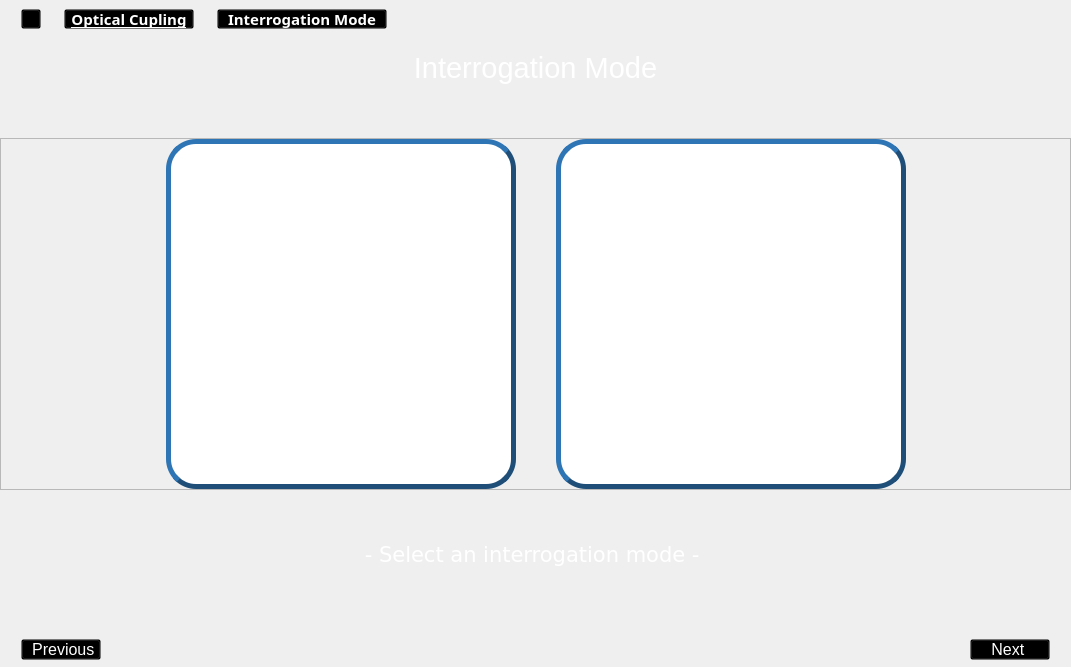
        <widget class="QWidget" name="interrogation_window">
         <layout class="QVBoxLayout" name="verticalLayout_20">
          <property name="spacing">
           <number>0</number>
          </property>
          <property name="leftMargin">
           <number>0</number>
          </property>
          <property name="topMargin">
           <number>0</number>
          </property>
          <property name="rightMargin">
           <number>0</number>
          </property>
          <property name="bottomMargin">
           <number>0</number>
          </property>
          <item>
           <widget class="QFrame" name="frame_hierarq_5">
            <property name="styleSheet">
             <string notr="true">background:transparent;</string>
            </property>
            <property name="frameShape">
             <enum>QFrame::StyledPanel</enum>
            </property>
            <property name="frameShadow">
             <enum>QFrame::Raised</enum>
            </property>
            <layout class="QHBoxLayout" name="horizontalLayout_27">
             <property name="spacing">
              <number>8</number>
             </property>
             <property name="leftMargin">
              <number>20</number>
             </property>
             <property name="topMargin">
              <number>8</number>
             </property>
             <property name="rightMargin">
              <number>8</number>
             </property>
             <property name="bottomMargin">
              <number>8</number>
             </property>
             <item>
              <widget class="QPushButton" name="btn_home_2">
               <property name="minimumSize">
                <size>
                 <width>20</width>
                 <height>20</height>
                </size>
               </property>
               <property name="maximumSize">
                <size>
                 <width>20</width>
                 <height>20</height>
                </size>
               </property>
               <property name="cursor">
                <cursorShape>PointingHandCursor</cursorShape>
               </property>
               <property name="text">
                <string/>
               </property>
               <property name="icon">
                <iconset resource="icons_.qrc">
                 <normaloff>:/icons/icons/casa.png</normaloff>:/icons/icons/casa.png</iconset>
               </property>
               <property name="iconSize">
                <size>
                 <width>20</width>
                 <height>20</height>
                </size>
               </property>
              </widget>
             </item>
             <item>
              <widget class="QLabel" name="label_8">
               <property name="maximumSize">
                <size>
                 <width>10</width>
                 <height>10</height>
                </size>
               </property>
               <property name="text">
                <string/>
               </property>
               <property name="pixmap">
                <pixmap resource="icons_.qrc">:/icons/icons/simbolo-de-setas-duplas-para-a-direita-para-avancar.png</pixmap>
               </property>
               <property name="scaledContents">
                <bool>true</bool>
               </property>
              </widget>
             </item>
             <item>
              <widget class="QPushButton" name="btn_coupling_2">
               <property name="sizePolicy">
                <sizepolicy hsizetype="Maximum" vsizetype="Fixed">
                 <horstretch>0</horstretch>
                 <verstretch>0</verstretch>
                </sizepolicy>
               </property>
               <property name="minimumSize">
                <size>
                 <width>130</width>
                 <height>20</height>
                </size>
               </property>
               <property name="maximumSize">
                <size>
                 <width>130</width>
                 <height>20</height>
                </size>
               </property>
               <property name="font">
                <font>
                 <family>Segoe UI Semibold</family>
                 <pointsize>11</pointsize>
                 <weight>75</weight>
                 <bold>true</bold>
                 <underline>true</underline>
                </font>
               </property>
               <property name="cursor">
                <cursorShape>PointingHandCursor</cursorShape>
               </property>
               <property name="styleSheet">
                <string notr="true">color: rgb(255, 255, 255);</string>
               </property>
               <property name="text">
                <string>Optical Cupling</string>
               </property>
               <property name="checked">
                <bool>false</bool>
               </property>
              </widget>
             </item>
             <item>
              <widget class="QLabel" name="label_19">
               <property name="maximumSize">
                <size>
                 <width>10</width>
                 <height>10</height>
                </size>
               </property>
               <property name="text">
                <string/>
               </property>
               <property name="pixmap">
                <pixmap resource="icons_.qrc">:/icons/icons/simbolo-de-setas-duplas-para-a-direita-para-avancar.png</pixmap>
               </property>
               <property name="scaledContents">
                <bool>true</bool>
               </property>
              </widget>
             </item>
             <item>
              <widget class="QPushButton" name="btn_interrogation">
               <property name="sizePolicy">
                <sizepolicy hsizetype="Maximum" vsizetype="Fixed">
                 <horstretch>0</horstretch>
                 <verstretch>0</verstretch>
                </sizepolicy>
               </property>
               <property name="minimumSize">
                <size>
                 <width>170</width>
                 <height>20</height>
                </size>
               </property>
               <property name="maximumSize">
                <size>
                 <width>170</width>
                 <height>20</height>
                </size>
               </property>
               <property name="font">
                <font>
                 <family>Segoe UI Semibold</family>
                 <pointsize>11</pointsize>
                 <weight>75</weight>
                 <bold>true</bold>
                 <underline>false</underline>
                </font>
               </property>
               <property name="cursor">
                <cursorShape>PointingHandCursor</cursorShape>
               </property>
               <property name="autoFillBackground">
                <bool>false</bool>
               </property>
               <property name="styleSheet">
                <string notr="true">color: rgb(255, 255, 255);</string>
               </property>
               <property name="text">
                <string>Interrogation Mode</string>
               </property>
               <property name="checkable">
                <bool>false</bool>
               </property>
               <property name="checked">
                <bool>false</bool>
               </property>
               <property name="autoDefault">
                <bool>false</bool>
               </property>
               <property name="default">
                <bool>false</bool>
               </property>
              </widget>
             </item>
             <item>
              <spacer name="horizontalSpacer_42">
               <property name="orientation">
                <enum>Qt::Horizontal</enum>
               </property>
               <property name="sizeHint" stdset="0">
                <size>
                 <width>675</width>
                 <height>15</height>
                </size>
               </property>
              </spacer>
             </item>
            </layout>
           </widget>
          </item>
          <item>
           <widget class="QLabel" name="Interrogatio_label_2">
            <property name="minimumSize">
             <size>
              <width>0</width>
              <height>60</height>
             </size>
            </property>
            <property name="font">
             <font>
              <pointsize>20</pointsize>
             </font>
            </property>
            <property name="text">
             <string>&lt;html&gt;&lt;head/&gt;&lt;body&gt;&lt;p align=&quot;center&quot;&gt;&lt;span style=&quot; font-size:22pt; color:#ffffff;&quot;&gt;Interrogation Mode&lt;/span&gt;&lt;/p&gt;&lt;/body&gt;&lt;/html&gt;</string>
            </property>
           </widget>
          </item>
          <item>
           <spacer name="verticalSpacer_19">
            <property name="orientation">
             <enum>Qt::Vertical</enum>
            </property>
            <property name="sizeType">
             <enum>QSizePolicy::Expanding</enum>
            </property>
            <property name="sizeHint" stdset="0">
             <size>
              <width>20</width>
              <height>40</height>
             </size>
            </property>
           </spacer>
          </item>
          <item>
           <widget class="QFrame" name="frame_AIM_WIM_2">
            <property name="minimumSize">
             <size>
              <width>680</width>
              <height>350</height>
             </size>
            </property>
            <property name="frameShape">
             <enum>QFrame::StyledPanel</enum>
            </property>
            <property name="frameShadow">
             <enum>QFrame::Raised</enum>
            </property>
            <layout class="QHBoxLayout" name="horizontalLayout_28">
             <property name="spacing">
              <number>0</number>
             </property>
             <property name="leftMargin">
              <number>0</number>
             </property>
             <property name="topMargin">
              <number>0</number>
             </property>
             <property name="rightMargin">
              <number>0</number>
             </property>
             <property name="bottomMargin">
              <number>0</number>
             </property>
             <item>
              <spacer name="horizontalSpacer_43">
               <property name="orientation">
                <enum>Qt::Horizontal</enum>
               </property>
               <property name="sizeHint" stdset="0">
                <size>
                 <width>40</width>
                 <height>20</height>
                </size>
               </property>
              </spacer>
             </item>
             <item>
              <widget class="QPushButton" name="aim_btn">
               <property name="sizePolicy">
                <sizepolicy hsizetype="Minimum" vsizetype="Preferred">
                 <horstretch>0</horstretch>
                 <verstretch>0</verstretch>
                </sizepolicy>
               </property>
               <property name="minimumSize">
                <size>
                 <width>350</width>
                 <height>350</height>
                </size>
               </property>
               <property name="maximumSize">
                <size>
                 <width>350</width>
                 <height>350</height>
                </size>
               </property>
               <property name="cursor">
                <cursorShape>PointingHandCursor</cursorShape>
               </property>
               <property name="styleSheet">
                <string notr="true">QPushButton{
background-color: rgb(255, 255, 255);
border-color: rgb(31, 78, 121);
border-radius: 30px;
border-style: outset;
border-width: 5px;}

QPushButton:hover{ border-color: rgb(255, 170, 0);}

QPushButton:checked{ border-color: rgb(0, 170, 0);}
</string>
               </property>
               <property name="text">
                <string/>
               </property>
               <property name="icon">
                <iconset resource="icons_.qrc">
                 <normaloff>:/icons/icons/aim.png</normaloff>:/icons/icons/aim.png</iconset>
               </property>
               <property name="iconSize">
                <size>
                 <width>330</width>
                 <height>330</height>
                </size>
               </property>
               <property name="checkable">
                <bool>true</bool>
               </property>
               <property name="autoExclusive">
                <bool>true</bool>
               </property>
              </widget>
             </item>
             <item>
              <spacer name="horizontalSpacer_44">
               <property name="orientation">
                <enum>Qt::Horizontal</enum>
               </property>
               <property name="sizeType">
                <enum>QSizePolicy::Preferred</enum>
               </property>
               <property name="sizeHint" stdset="0">
                <size>
                 <width>40</width>
                 <height>20</height>
                </size>
               </property>
              </spacer>
             </item>
             <item>
              <widget class="QPushButton" name="wim_btn">
               <property name="sizePolicy">
                <sizepolicy hsizetype="Minimum" vsizetype="Preferred">
                 <horstretch>0</horstretch>
                 <verstretch>0</verstretch>
                </sizepolicy>
               </property>
               <property name="minimumSize">
                <size>
                 <width>350</width>
                 <height>350</height>
                </size>
               </property>
               <property name="maximumSize">
                <size>
                 <width>350</width>
                 <height>350</height>
                </size>
               </property>
               <property name="cursor">
                <cursorShape>PointingHandCursor</cursorShape>
               </property>
               <property name="styleSheet">
                <string notr="true">QPushButton{
background-color: rgb(255, 255, 255);
border-color: rgb(31, 78, 121);
border-radius: 30px;
border-style: outset;
border-width: 5px;}

QPushButton:hover{ border-color: rgb(255, 170, 0);}

QPushButton:checked{ border-color: rgb(0, 170, 0);}
</string>
               </property>
               <property name="text">
                <string/>
               </property>
               <property name="icon">
                <iconset resource="icons_.qrc">
                 <normaloff>:/icons/icons/wim.png</normaloff>:/icons/icons/wim.png</iconset>
               </property>
               <property name="iconSize">
                <size>
                 <width>330</width>
                 <height>330</height>
                </size>
               </property>
               <property name="checkable">
                <bool>true</bool>
               </property>
               <property name="autoExclusive">
                <bool>true</bool>
               </property>
              </widget>
             </item>
             <item>
              <spacer name="horizontalSpacer_45">
               <property name="orientation">
                <enum>Qt::Horizontal</enum>
               </property>
               <property name="sizeHint" stdset="0">
                <size>
                 <width>40</width>
                 <height>20</height>
                </size>
               </property>
              </spacer>
             </item>
            </layout>
           </widget>
          </item>
          <item>
           <spacer name="verticalSpacer_20">
            <property name="orientation">
             <enum>Qt::Vertical</enum>
            </property>
            <property name="sizeHint" stdset="0">
             <size>
              <width>20</width>
              <height>40</height>
             </size>
            </property>
           </spacer>
          </item>
          <item>
           <widget class="QLabel" name="warning_inter">
            <property name="sizePolicy">
             <sizepolicy hsizetype="Preferred" vsizetype="Minimum">
              <horstretch>0</horstretch>
              <verstretch>0</verstretch>
             </sizepolicy>
            </property>
            <property name="minimumSize">
             <size>
              <width>50</width>
              <height>50</height>
             </size>
            </property>
            <property name="font">
             <font>
              <pointsize>16</pointsize>
             </font>
            </property>
            <property name="text">
             <string>&lt;html&gt;&lt;head/&gt;&lt;body&gt;&lt;pre align=&quot;center&quot; style=&quot; margin-top:12px; margin-bottom:12px; margin-left:0px; margin-right:0px; -qt-block-indent:0; text-indent:0px;&quot;&gt;&lt;a name=&quot;tw-target-text-container&quot;/&gt;&lt;span style=&quot; font-family:'monospace'; color:#ffffff;&quot;&gt;-&lt;/span&gt;&lt;span style=&quot; font-family:'monospace'; color:#ffffff;&quot;&gt; Select an interrogation mode - &lt;/span&gt;&lt;/pre&gt;&lt;/body&gt;&lt;/html&gt;</string>
            </property>
           </widget>
          </item>
          <item>
           <spacer name="verticalSpacer_21">
            <property name="orientation">
             <enum>Qt::Vertical</enum>
            </property>
            <property name="sizeHint" stdset="0">
             <size>
              <width>20</width>
              <height>52</height>
             </size>
            </property>
           </spacer>
          </item>
          <item>
           <widget class="QFrame" name="frame_next_previous_5">
            <property name="sizePolicy">
             <sizepolicy hsizetype="Preferred" vsizetype="Fixed">
              <horstretch>0</horstretch>
              <verstretch>0</verstretch>
             </sizepolicy>
            </property>
            <property name="maximumSize">
             <size>
              <width>16777215</width>
              <height>35</height>
             </size>
            </property>
            <property name="styleSheet">
             <string notr="true">background: transparent;</string>
            </property>
            <property name="frameShape">
             <enum>QFrame::StyledPanel</enum>
            </property>
            <property name="frameShadow">
             <enum>QFrame::Raised</enum>
            </property>
            <layout class="QHBoxLayout" name="horizontalLayout_29">
             <property name="spacing">
              <number>5</number>
             </property>
             <property name="leftMargin">
              <number>20</number>
             </property>
             <property name="topMargin">
              <number>6</number>
             </property>
             <property name="rightMargin">
              <number>20</number>
             </property>
             <property name="bottomMargin">
              <number>6</number>
             </property>
             <item>
              <widget class="QPushButton" name="prev_btn_inter">
               <property name="font">
                <font>
                 <pointsize>12</pointsize>
                </font>
               </property>
               <property name="cursor">
                <cursorShape>PointingHandCursor</cursorShape>
               </property>
               <property name="styleSheet">
                <string notr="true">color: rgb(255, 255, 255);</string>
               </property>
               <property name="text">
                <string> Previous</string>
               </property>
               <property name="icon">
                <iconset resource="icons_.qrc">
                 <normaloff>:/icons/icons/simbolo-de-setas-duplas-para-a-esquerda.png</normaloff>:/icons/icons/simbolo-de-setas-duplas-para-a-esquerda.png</iconset>
               </property>
               <property name="iconSize">
                <size>
                 <width>25</width>
                 <height>25</height>
                </size>
               </property>
              </widget>
             </item>
             <item>
              <spacer name="horizontalSpacer_46">
               <property name="orientation">
                <enum>Qt::Horizontal</enum>
               </property>
               <property name="sizeType">
                <enum>QSizePolicy::Expanding</enum>
               </property>
               <property name="sizeHint" stdset="0">
                <size>
                 <width>100</width>
                 <height>20</height>
                </size>
               </property>
              </spacer>
             </item>
             <item>
              <widget class="QPushButton" name="next_btn_inter">
               <property name="enabled">
                <bool>true</bool>
               </property>
               <property name="font">
                <font>
                 <pointsize>12</pointsize>
                </font>
               </property>
               <property name="cursor">
                <cursorShape>PointingHandCursor</cursorShape>
               </property>
               <property name="layoutDirection">
                <enum>Qt::RightToLeft</enum>
               </property>
               <property name="styleSheet">
                <string notr="true">color: rgb(255, 255, 255);</string>
               </property>
               <property name="text">
                <string>Next </string>
               </property>
               <property name="icon">
                <iconset resource="icons_.qrc">
                 <normaloff>:/icons/icons/simbolo-de-setas-duplas-para-a-direita-para-avancar.png</normaloff>:/icons/icons/simbolo-de-setas-duplas-para-a-direita-para-avancar.png</iconset>
               </property>
               <property name="iconSize">
                <size>
                 <width>25</width>
                 <height>25</height>
                </size>
               </property>
               <property name="checkable">
                <bool>false</bool>
               </property>
               <property name="checked">
                <bool>false</bool>
               </property>
              </widget>
             </item>
            </layout>
           </widget>
          </item>
         </layout>
        </widget>
